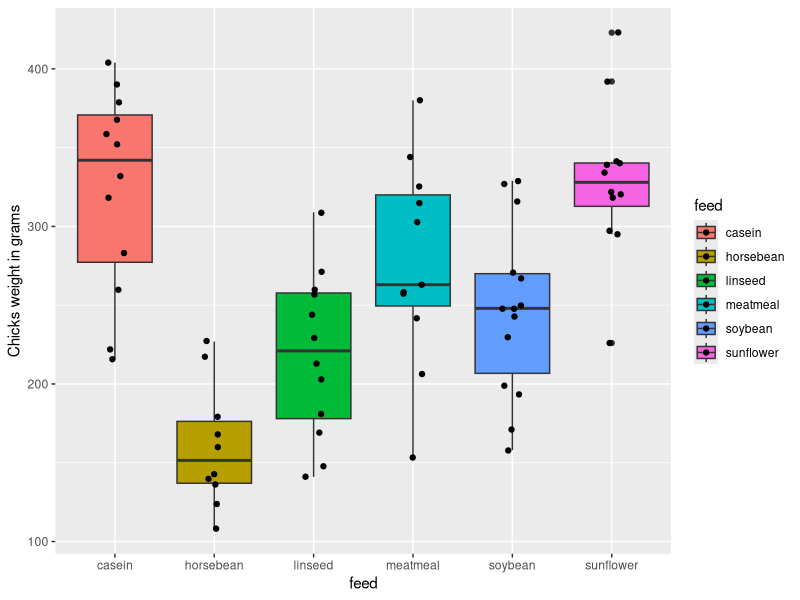
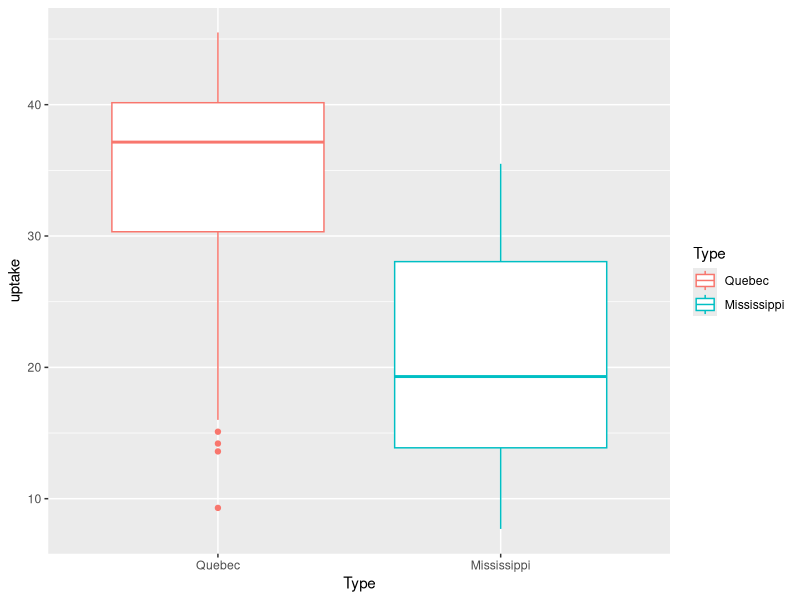
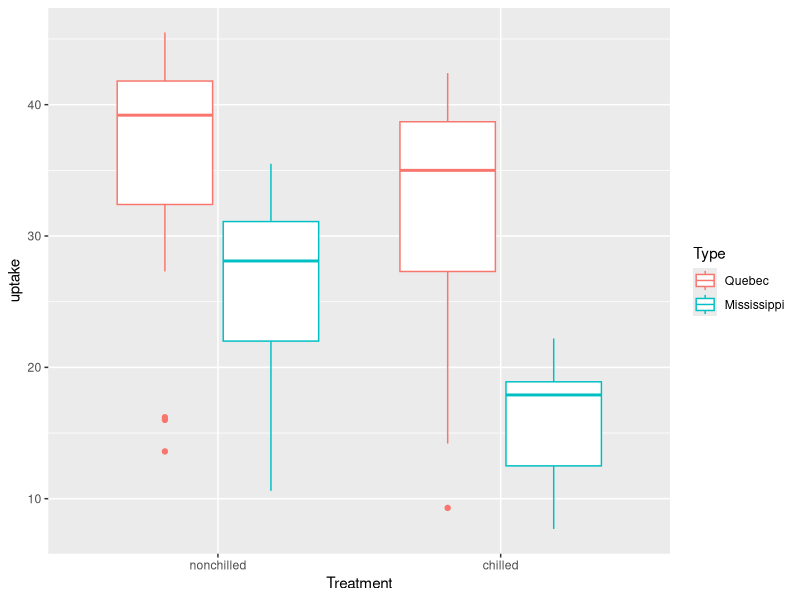
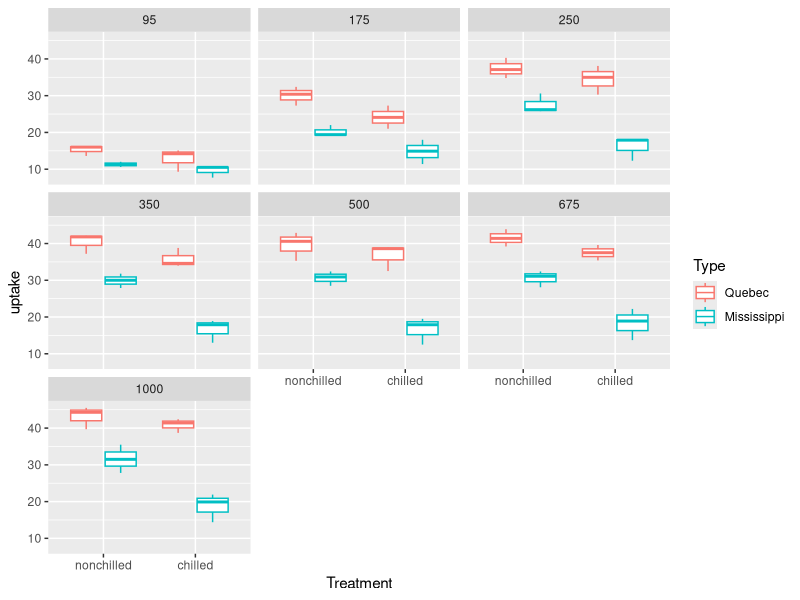
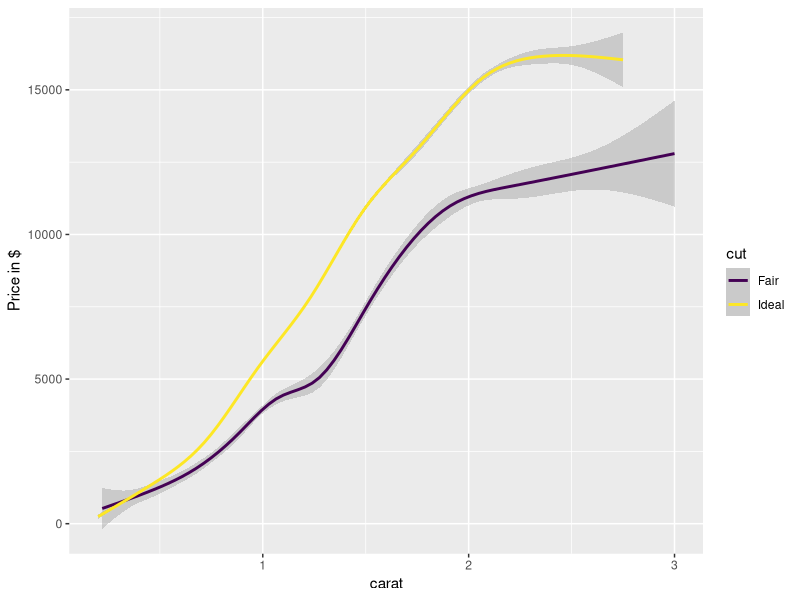

Reproduce these figures in R, in order.
## ---- chunk 1
knitr::opts_chunk$set(echo = TRUE)
library(tidyverse,ggplot2)
## ---- chunk 2
chick<-tibble(weight = chickwts$weight, feed = chickwts$feed)
chick %>% ggplot(aes(x=feed, y = weight, fill = feed)) + geom_boxplot() + geom_jitter(width=.1) + ylab("Chicks weight in grams")

chick %>% group_by(feed) %>% summarise(mean =mean(weight))
chick %>% group_by(feed) %>% summarise(sd = sd(weight))


## ---- chunk 3
CO2 %>% ggplot(aes(y=uptake, x= Type, color = Type)) + geom_boxplot()


CO2 %>% group_by(Treatment) %>% ggplot(aes(y=uptake, x= Treatment, color = Type)) + geom_boxplot()

## ---- chunk 4
CO2 %>% group_by(Treatment) %>% ggplot(aes(y=uptake, x= Treatment, color = Type)) + geom_boxplot() + facet_wrap(.~ conc)
## ---- chunk 5
data(diamonds)
diamonds %>% filter(carat <= 3 & (cut=='Fair' | cut =='Ideal'))%>% ggplot(aes(x=carat, y=price, color = cut)) + geom_smooth() + ylab("Price in $")
